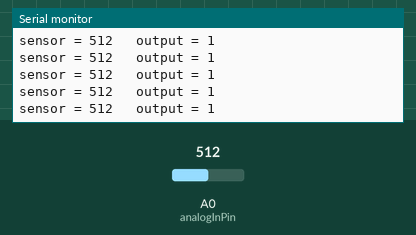
Recording of a sketch running on a simulated Arduino Uno, built with avr-gcc and run on an emulated ATmega328P. Shown: the last lines printed to the serial monitor. The inputs (shaded band) are chosen by the test bench; at power-on: A0 (analogInPin) = 512.

Above: at 10.7 s.
10.8 s: A0 (analogInPin) set to 108
At 11.6 s:
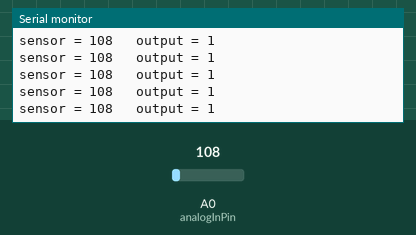
13.8 s: A0 (analogInPin) set to 92
At 14.7 s:
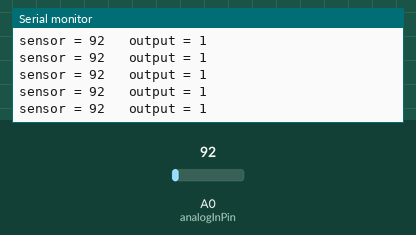
Timing chart, 0 to 16.8 s (numbered marks = the images above; inputs shaded):
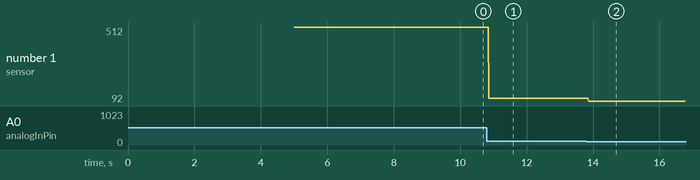

Measured:
- after the input at 10.8 s, the serial monitor: prints a new line after 0.07 s (image 1)
- after the input at 13.8 s, the serial monitor: prints a new line after 0.07 s (image 2)
- plotted number 1: 512 → 108 after the input at 10.8 s, 108 → 92 after the input at 13.8 s

The sketch:

Arduinoinput_test3_interval.ino
```cpp
const int analogInPin = A0;  // Analog input pin that the potentiometer is attached to
const int analogOutPin = 9; // Analog output pin that the LED is attached to

int sensorValue = 0;        // value read from the pot
int sensorMin = 1023;        // minimum sensor value
int sensorMax = 0;           // maximum sensor value
int outputValue = 0;        // value output to the PWM (analog out)


unsigned long previousMillis = 0;        // will store last time LED was updated

// constants won't change :
const long interval = 1000;

void setup() {
  // initialize serial communications at 9600 bps:
  Serial.begin(9600);

   // calibrate during the first five seconds
  while (millis() < 5000) {
    sensorValue = analogRead(analogInPin);

    // record the maximum sensor value
    if (sensorValue > sensorMax) {
      sensorMax = sensorValue;
    }

    // record the minimum sensor value
    if (sensorValue < sensorMin) {
      sensorMin = sensorValue;
    }
  }


}

void loop() {
  // read the analog in value:
  sensorValue = analogRead(analogInPin);
  // map it to the range of the analog out:
  outputValue = map(sensorValue, sensorMin, sensorMax, 0, 255);
  // change the analog out value:
//  analogWrite(analogOutPin, outputValue);

  // print the results to the serial monitor:
  Serial.print("sensor = ");
  Serial.print(sensorValue);
  Serial.print("\t output = ");
  Serial.println(abs(outputValue));

  // wait 2 milliseconds before the next loop
  // for the analog-to-digital converter to settle
  // after the last reading:
  delay(2);

  unsigned long currentMillis = millis();

  if (currentMillis - previousMillis >= interval) {
    // save the last time you blinked the LED
    previousMillis = currentMillis;

    // if the LED is off turn it on and vice-versa:
    if (outputValue == LOW) {
     outputValue = HIGH;
    } else {
      outputValue = LOW;
    }

    // set the LED with the ledState of the variable:
    digitalWrite(analogOutPin, outputValue);
  }
}
```
